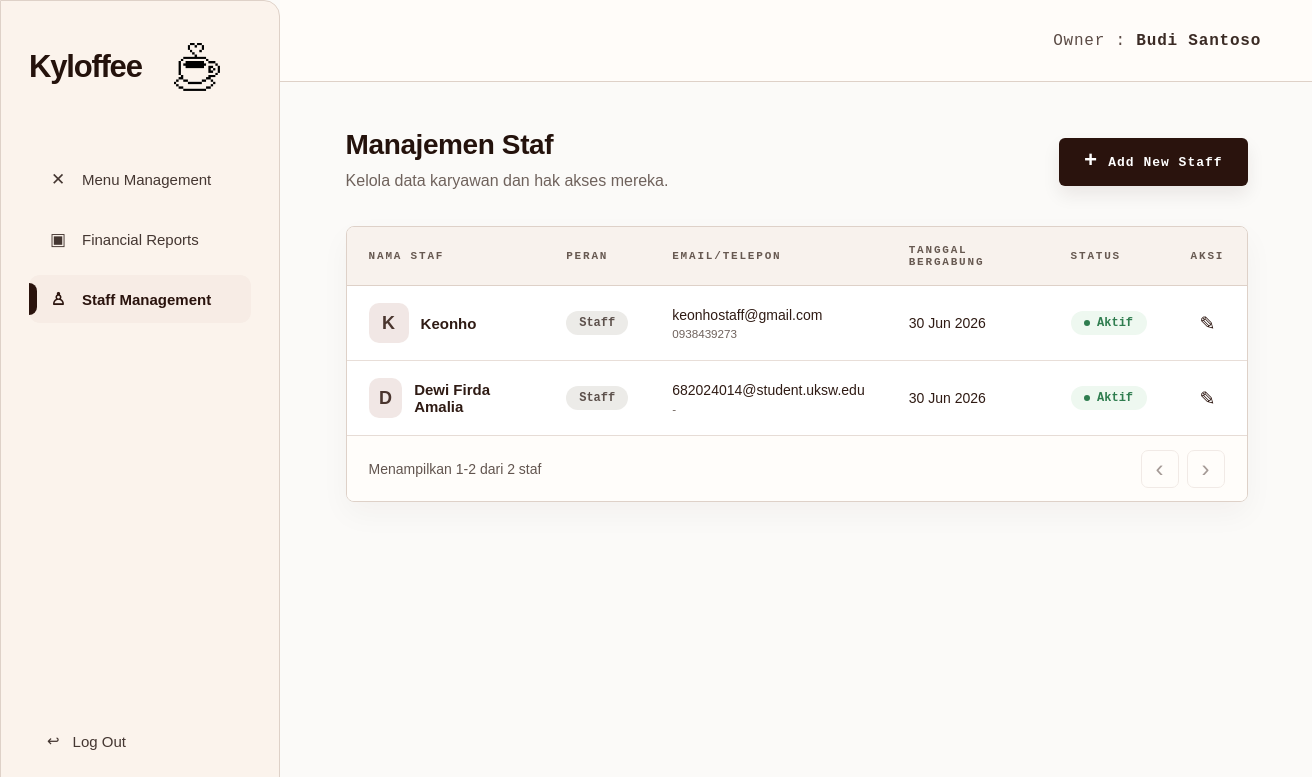
/owner/users (signed in), run on an earlier commit of the app's database.
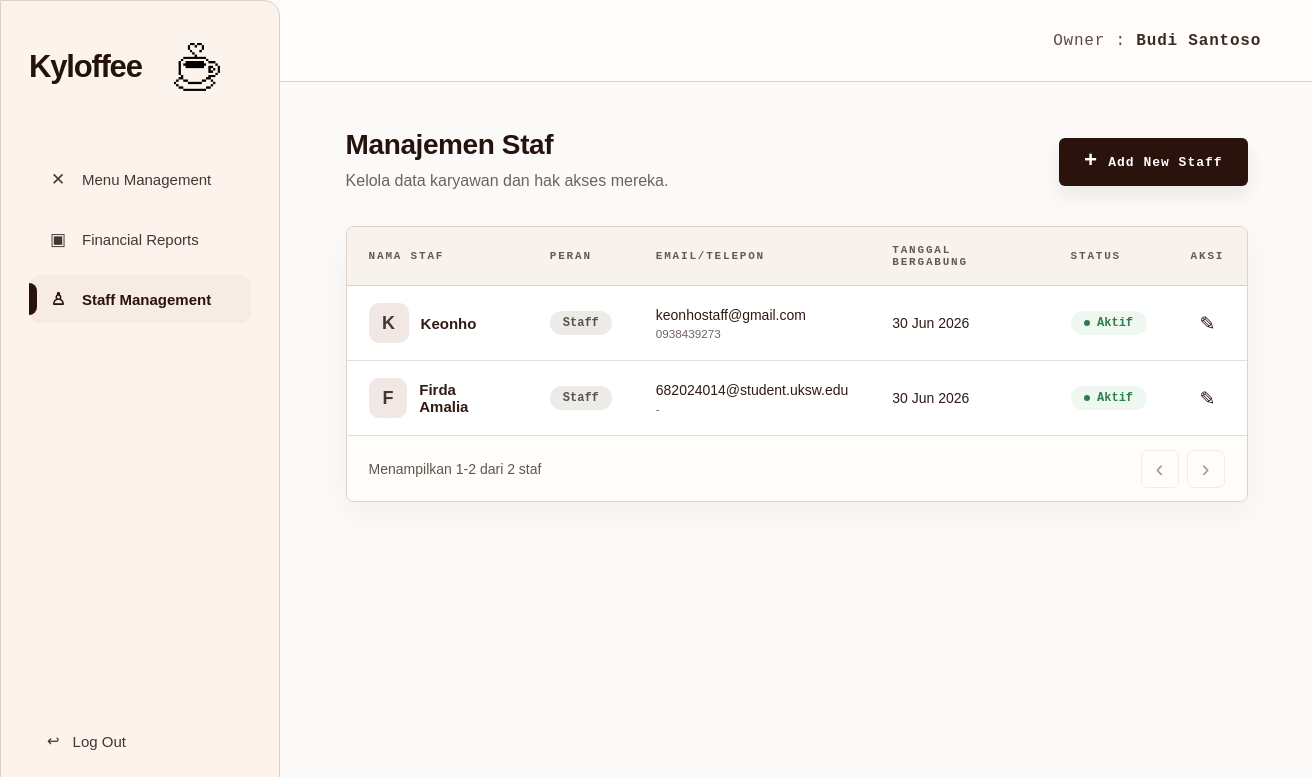
And on a later commit of the database.
### tables this page shows
CREATE TABLE users (
                id INTEGER PRIMARY KEY AUTOINCREMENT,
                full_name TEXT NOT NULL,
                email TEXT UNIQUE NOT NULL,
                password_hash TEXT NOT NULL,
                role TEXT NOT NULL,
                created_at TIMESTAMP DEFAULT CURRENT_TIMESTAMP
            , staff_phone TEXT, staff_position TEXT DEFAULT 'Staff', joined_date TEXT, staff_status TEXT DEFAULT 'Aktif', is_active INTEGER NOT NULL DEFAULT 1);

### app.py (the view)
@app.route("/owner/users")
@owner_required
def owner_users():
    init_db()
    page = request.args.get("page", 1, type=int)
    per_page = 6
    if page < 1:
        page = 1
    db = get_db()
    offset = (page - 1) * per_page
    total = fetch_scalar(db.execute("SELECT COUNT(*) FROM users WHERE LOWER(role) = ?", ("staff",))) or 0
    staff_rows = db.execute(
        """
        SELECT id, full_name, email, staff_phone, staff_position, joined_date, staff_status, is_active, created_at
        FROM users
        WHERE LOWER(role) = ?
        ORDER BY id ASC
        LIMIT ? OFFSET ?
        """,
        ("staff", per_page, offset),
    ).fetchall()
    total_pages = max(1, (total + per_page - 1) // per_page)
    return render_template(
        "owner_staff.html",
        owner_name=get_owner_name(),
        active_page="staff",
        staff_members=[format_staff_member(staff) for staff in staff_rows],
        page=page,
        total_pages=total_pages,
        total=total,
        per_page=per_page,
    )

### app.py (called while the page is built, shortened)
def get_db():
    global REMOTE_DB_FAILED
    if "db" not in g:
        should_try_mysql = DB_USE_MYSQL and not (REMOTE_DB_FAILED and DB_FALLBACK_SQLITE)
        sqlite_conn = sqlite3.connect(DATABASE)
        sqlite_conn.row_factory = sqlite3.Row
        g.db = DatabaseConnection(sqlite_conn, is_mysql=False)
    return g.db

def execute_script_commit(script):
    db = get_db()
    try:
        db.executescript(script)
        db.commit()
        app.logger.debug("DB script commit successful.")
    except Exception:
        db.rollback()
        app.logger.exception("DB schema change failed and rollback executed.")
        raise

def fetch_scalar(cursor):
    row = cursor.fetchone()
    if row is None:
        return None
    if isinstance(row, dict):
        return next(iter(row.values()))
    return row[0]

def row_to_dict(row):
    if row is None:
        return {}
    if isinstance(row, dict):
        return row
    return dict(row)

def get_owner_name():
    return (
        session.get("full_name")
        or session.get("name")
        or session.get("username")
        or "Owner"
    )

def owner_required(view_func):
    @wraps(view_func)
    def wrapped_view(**kwargs):
        if not session.get("user_id"):
            flash("Silakan login terlebih dahulu.", "error")
            return redirect(url_for("login"))
        if session.get("role") != "owner":
            return redirect_for_role()
        return view_func(**kwargs)
    return wrapped_view

def format_short_date(value):
    month_names = ["Jan", "Feb", "Mar", "Apr", "Mei", "Jun", "Jul", "Agu", "Sep", "Okt", "Nov", "Des"]
    return f"{value.day} {month_names[value.month - 1]} {value.year}"

def parse_report_date(value):
    if not value:
        return None
    try:
        return datetime.strptime(value, "%Y-%m-%d").date()
    except ValueError:
        return None

def parse_staff_date(value):
    value = str(value or "").strip()
    if not value:
        return ""
    for date_format in ("%Y-%m-%d", "%m/%d/%Y"):
        try:
            return datetime.strptime(value, date_format).date().isoformat()
        except ValueError:
            continue
    return ""

def format_staff_date(value):
    value = str(value or "").strip()
    if not value:
        return "-"
    date_part = value[:10]
    parsed_date = parse_report_date(date_part)
    if parsed_date:
        return format_short_date(parsed_date)
    return value

    def cursor(self):
        return self.conn.cursor()

### templates/owner_staff.html (shortened to what this page needs)
<!DOCTYPE html>
<html lang="id">
<head>
    <link rel="stylesheet" href="{{ url_for('static', filename='css/owner_shell.css') }}">
    <link rel="stylesheet" href="{{ url_for('static', filename='css/owner_menu.css') }}">
</head>
<body>
    <div class="owner-page">
        {% include 'partials/owner_sidebar.html' %}
        <main class="owner-main">
            <header class="owner-topbar">
                <div class="owner-identity">Owner : <strong>{{ owner_name }}</strong></div>
            </header>
            <section class="owner-content owner-content--staff">
                <div class="page-heading page-heading--row staff-heading">
                    <div>
                        <h1>Manajemen Staf</h1>
                        <p class="page-subtitle">Kelola data karyawan dan hak akses mereka.</p>
                    </div>
                    <a href="{{ url_for('owner_users_add') }}" class="primary-button staff-add-button">
                        <span>+</span>
                        Add New Staff
                    </a>
                </div>
                <section class="menu-table-card staff-table-card" aria-label="Daftar staf Kyloffee">
                    <div class="table-responsive">
                        <table class="menu-table staff-table">
                            <thead>
                                <tr>
                                    <th>Nama Staf</th>
                                    <th>Peran</th>
                                    <th>Email/Telepon</th>
                                    <th>Tanggal Bergabung</th>
                                    <th>Status</th>
                                    <th>Aksi</th>
                                </tr>
                            </thead>
                            <tbody>
                                {% if staff_members %}
                                    {% for staff in staff_members %}
                                        <tr>
                                            <td>
                                                <div class="staff-name-cell">
                                                    <span class="staff-avatar">{{ staff.initial }}</span>
                                                    <strong>{{ staff.full_name }}</strong>
                                                </div>
                                            </td>
                                            <td><span class="staff-role-pill">{{ staff.position }}</span></td>
                                            <td>
                                                <div class="staff-contact">
                                                    <span>{{ staff.email }}</span>
                                                    <small>{{ staff.phone }}</small>
                                                </div>
                                            </td>
                                            <td>{{ staff.joined_date }}</td>
                                            <td>
                                                <span class="staff-status staff-status--{{ staff.status_tone }}">
                                                    <i></i>{{ staff.status }}
                                                </span>
                                            </td>
                                            <td class="action-cell">
                                                <a href="{{ url_for('owner_users_edit', staff_id=staff.id) }}" class="icon-button" title="Edit staf">&#9998;</a>
                                            </td>
                                        </tr>
                                    {% endfor %}
                                {% endif %}
                            </tbody>
                        </table>
                    </div>
                    {% set start_item = ((page - 1) * per_page) + 1 if total > 0 else 0 %}
                    {% set end_item = page * per_page if page * per_page < total else total %}
                    <footer class="table-footer">
                        <p>Menampilkan {{ start_item }}-{{ end_item }} dari {{ total }} staf</p>
                        <div class="pagination">
                            <a class="page-button {% if page <= 1 %}disabled{% endif %}" href="{{ url_for('owner_users', page=page-1) if page > 1 else '#' }}">&lsaquo;</a>
                            <a class="page-button {% if page >= total_pages %}disabled{% endif %}" href="{{ url_for('owner_users', page=page+1) if page < total_pages else '#' }}">&rsaquo;</a>
                        </div>
                    </footer>
                </section>
            </section>
        </main>
    </div>
</body>
</html>

### templates/partials/owner_sidebar.html
<aside class="owner-sidebar">
    <a href="{{ url_for('owner_menu') }}" class="brand" aria-label="Kyloffee Owner Home">
        <span class="brand-name">Kyloffee</span>
        <img src="{{ url_for('static', filename='assets/logo-coffee.png') }}" alt="" class="brand-logo-mark">
    </a>
    <nav class="owner-nav" aria-label="Owner navigation">
        <a href="{{ url_for('owner_menu') }}" class="owner-nav__link {% if active_page == 'menu' %}active{% endif %}">
            <span class="owner-nav__icon" aria-hidden="true">&#10005;</span>
            <span>Menu Management</span>
        </a>
        <a href="{{ url_for('owner_reports') }}" class="owner-nav__link {% if active_page == 'reports' %}active{% endif %}">
            <span class="owner-nav__icon" aria-hidden="true">&#9635;</span>
            <span>Financial Reports</span>
        </a>
        <a href="{{ url_for('owner_users') }}" class="owner-nav__link {% if active_page == 'staff' %}active{% endif %}">
            <span class="owner-nav__icon" aria-hidden="true">&#9817;</span>
            <span>Staff Management</span>
        </a>
    </nav>
    <a href="{{ url_for('logout') }}" class="owner-logout">
        <span aria-hidden="true">&#8617;</span>
        <span>Log Out</span>
    </a>
</aside>

### static/css/owner_shell.css (style rules this page uses)
:root { --kyloffee-brown: #2a130d; --kyloffee-brown-2: #3a2118; --kyloffee-cream: #fbf3ec; --kyloffee-soft: #faf8f5; --kyloffee-line: #ded1c8; --kyloffee-muted: #6f625c; --kyloffee-text: #24120c; --kyloffee-white: #ffffff; --kyloffee-danger: #b83a2f; --kyloffee-success: #2f7d4f; --sidebar-width: 280px; --topbar-height: 82px; }
* { box-sizing: border-box; }
html, body { min-height: 100%; }
body { margin: 0; background: #fbfaf8; color: var(--kyloffee-text); font-family: Arial, Helvetica, sans-serif; }
a { color: inherit; }
.owner-page { min-height: 100vh; display: flex; }
.owner-sidebar { position: fixed; inset: 0 auto 0 0; z-index: 20; width: var(--sidebar-width); min-height: 100vh; background: var(--kyloffee-cream); border: 1px solid var(--kyloffee-line); border-top-right-radius: 16px; border-bottom-right-radius: 16px; padding: 42px 28px 34px; display: flex; flex-direction: column; }
.brand { display: flex; align-items: center; justify-content: flex-start; gap: 21px; text-decoration: none; color: var(--kyloffee-text); margin-bottom: 64px; }
.brand-name { font-size: 31px; font-weight: 900; letter-spacing: -1.2px; }
.brand-logo-mark { width: 68px; height: 48px; object-fit: contain; filter: brightness(0) saturate(100%) sepia(28%) saturate(1147%) hue-rotate(333deg) brightness(51%) contrast(102%); }
.owner-nav { display: flex; flex-direction: column; gap: 12px; }
.owner-nav__link, .owner-logout { min-height: 48px; display: flex; align-items: center; gap: 13px; text-decoration: none; color: #443631; border-radius: 11px; padding: 0 18px; font-size: 15px; transition: background 180ms ease, color 180ms ease; }
.owner-nav__link.active { position: relative; background: #f7ece5; color: var(--kyloffee-brown); font-weight: 700; }
.owner-nav__link.active::before { content: ""; position: absolute; left: 0; top: 8px; bottom: 8px; width: 8px; border-radius: 0 8px 8px 0; background: var(--kyloffee-brown); }
.owner-nav__icon { width: 22px; text-align: center; font-size: 17px; line-height: 1; }
.owner-logout { margin-top: auto; }
.owner-main { width: 100%; min-height: 100vh; margin-left: var(--sidebar-width); }
.owner-topbar { height: var(--topbar-height); display: flex; align-items: center; justify-content: flex-end; padding: 0 52px; background: rgba(255, 252, 249, 0.94); border-bottom: 1px solid var(--kyloffee-line); }
.owner-identity { font-family: "Courier New", monospace; font-size: 16px; letter-spacing: 0.8px; color: #5b4b45; white-space: nowrap; }
.owner-identity strong { color: #3b2b25; font-weight: 700; }
.owner-content { padding: 24px clamp(28px, 5vw, 72px) 64px; }
.page-heading { margin-bottom: 28px; }
.page-heading--row { display: flex; align-items: flex-start; justify-content: space-between; gap: 28px; }
.page-heading h1 { margin: 0 0 11px; font-size: clamp(28px, 3vw, 38px); line-height: 1.05; letter-spacing: -1.2px; }
.page-subtitle { margin: 0; max-width: 720px; color: var(--kyloffee-muted); font-size: 16px; line-height: 1.55; }
.primary-button, .submit-button, .secondary-button { height: 48px; display: inline-flex; align-items: center; justify-content: center; gap: 10px; border-radius: 6px; border: 1px solid transparent; padding: 0 24px; font-weight: 800; text-decoration: none; cursor: pointer; }
.primary-button, .submit-button { background: var(--kyloffee-brown); color: #fff; box-shadow: 0 9px 18px rgba(42, 19, 13, 0.08); }
.primary-button { margin-top: 28px; font-family: "Courier New", monospace; font-size: 13px; letter-spacing: 0.7px; }
.primary-button span { font-size: 22px; line-height: 1; }

What changed in the data, as far as the page shows it:
changed users "682024014@student.uksw.edu": initial "D" → "F"; full_name "Dewi Firda Amalia" → "Firda Amalia"
